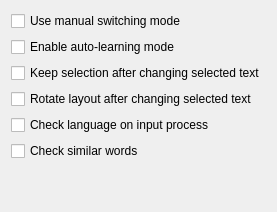
         <widget class="QWidget" name="tabMain">
          <attribute name="title">
           <string>Main</string>
          </attribute>
          <layout class="QGridLayout" name="gridLayout_2">
           <item row="0" column="0">
            <layout class="QVBoxLayout" name="verticalLayout_2">
             <item>
              <widget class="QCheckBox" name="chkGenMain_ManualSwitch">
               <property name="text">
                <string>Use manual switching mode</string>
               </property>
              </widget>
             </item>
             <item>
              <widget class="QCheckBox" name="chkGenMain_AutoLearning">
               <property name="text">
                <string>Enable auto-learning mode</string>
               </property>
              </widget>
             </item>
             <item>
              <widget class="QCheckBox" name="chkGenMain_KeepSelect">
               <property name="text">
                <string>Keep selection after changing selected text</string>
               </property>
              </widget>
             </item>
             <item>
              <widget class="QCheckBox" name="chkGenMain_RotateLayout">
               <property name="text">
                <string>Rotate layout after changing selected text</string>
               </property>
              </widget>
             </item>
             <item>
              <widget class="QCheckBox" name="chkGenMain_CheckLang">
               <property name="text">
                <string>Check language on input process</string>
               </property>
              </widget>
             </item>
             <item>
              <widget class="QCheckBox" name="chkGenMain_CheckSimilar">
               <property name="text">
                <string>Check similar words</string>
               </property>
              </widget>
             </item>
            </layout>
           </item>
           <item row="1" column="0">
            <spacer name="verticalSpacer">
             <property name="orientation">
              <enum>Qt::Vertical</enum>
             </property>
             <property name="sizeHint" stdset="0">
              <size>
               <width>20</width>
               <height>40</height>
              </size>
             </property>
            </spacer>
           </item>
          </layout>
         </widget>
